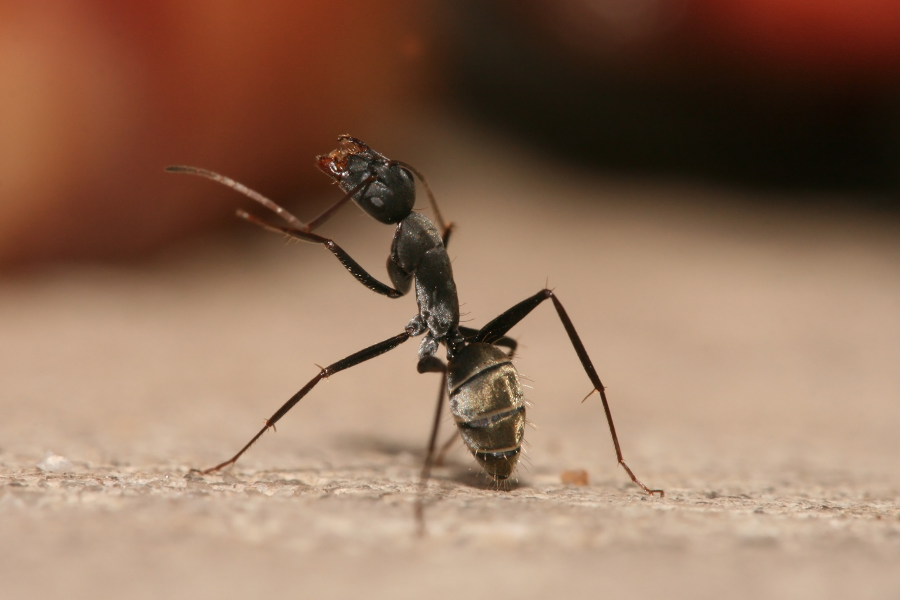
#> input picture papers/geometric-kernel-study/test_image.jpg, 1800 x 1200 px (shown at 1/2 size)
$ python demo_fused_stencil.py
#> lines starting #> are read from the running program, lines starting #| are printed output that depends on the picture
"""
Anisotropic oriented-filter edge detection demo.

Implements a simplified version of the fused stencil filter:
  R_k = sum_l alpha_{k,l} * f(X0 + dx_l, Y0 + dy_l)
  k* = argmax_k |R_k|

Uses Gaussian-weighted oriented line kernels at N_s orientations,
applies them via convolution, and picks the strongest response per pixel.
"""

import numpy as np
from PIL import Image
from scipy.ndimage import convolve
import matplotlib
matplotlib.use("Agg")
import matplotlib.pyplot as plt


def build_oriented_kernel(theta, length=15, sigma=2.0):
    """Build a single oriented edge-detection stencil for angle theta.

    The kernel is a Gaussian-weighted first-derivative profile
    perpendicular to the line direction, sampled on a discrete grid.
    """
    half = length // 2
    y, x = np.mgrid[-half:half+1, -half:half+1]

    # Rotate coordinates into the kernel frame
    ct, st = np.cos(theta), np.sin(theta)
    u =  x * ct + y * st   # along the line
    v = -x * st + y * ct   # perpendicular

    # Gaussian envelope along the line direction
    g_along = np.exp(-u**2 / (2 * sigma**2))
    # First derivative of Gaussian across the line (edge profile)
    g_across = -v * np.exp(-v**2 / (2 * (sigma * 0.6)**2))

    kernel = g_along * g_across
    kernel -= kernel.mean()          # zero-DC
    kernel /= np.abs(kernel).sum()   # normalise
    return kernel


def anisotropic_edge_detect(gray, n_orientations=36, length=15, sigma=2.0):
    """Run the oriented filter bank and pick the max-response orientation."""
    thetas = np.linspace(0, np.pi, n_orientations, endpoint=False)
    responses = np.zeros((n_orientations, *gray.shape), dtype=np.float64)

    for k, theta in enumerate(thetas):
        kernel = build_oriented_kernel(theta, length, sigma)
        responses[k] = convolve(gray, kernel, mode="reflect")

    abs_resp = np.abs(responses)
    k_star = np.argmax(abs_resp, axis=0)                  # winning orientation
    magnitude = np.take_along_axis(abs_resp, k_star[None], axis=0)[0]
    angle = thetas[k_star]

    return magnitude, angle, k_star


def main():
    img = Image.open("test_image.jpg").convert("L").resize((640, 427))
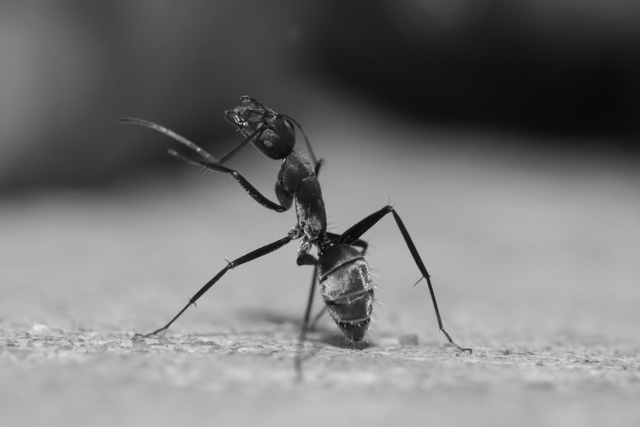
#> img: PIL image 640x427 L; min 8, max 235, mean 120.1
    gray = np.asarray(img, dtype=np.float64) / 255.0

    magnitude, angle, _ = anisotropic_edge_detect(gray, n_orientations=36)
#> in anisotropic_edge_detect, `k_star = np.argmax(abs_resp, axis=0)`:
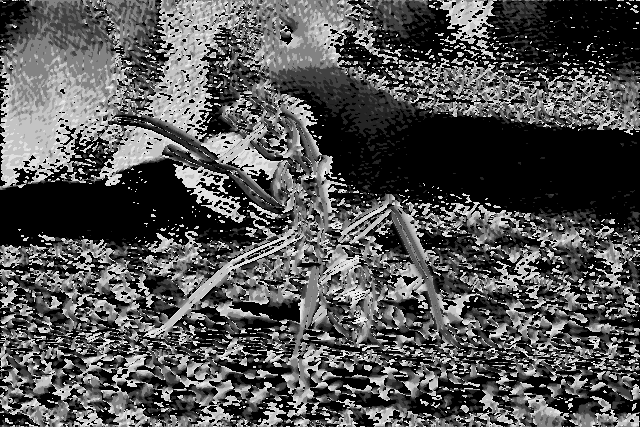
#> k_star: shape (427, 640) int64; min 0, max 35, mean 11.5; drawn with min black and max white
#> in anisotropic_edge_detect, `magnitude = np.take_along_axis(abs_resp, k_star[None], axis=0)[0]`:
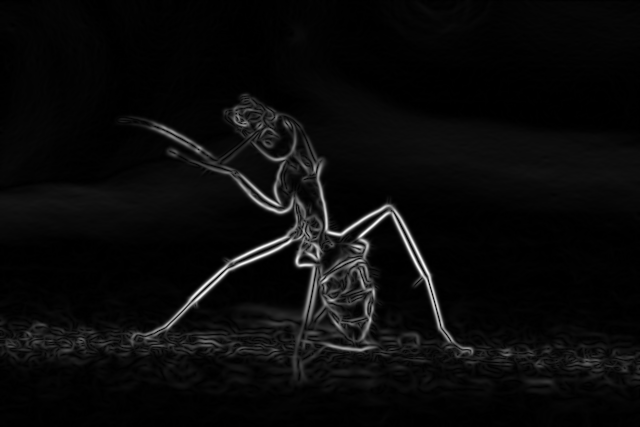
#> magnitude: shape (427, 640) float64; min 5.25e-05, max 0.286, mean 0.0123; drawn with min black and max white

    # Normalise magnitude to [0, 1]
    mag_norm = magnitude / (magnitude.max() + 1e-12)

    # --- Figures -----------------------------------------------------------
    fig, axes = plt.subplots(1, 3, figsize=(14, 4.2))

    axes[0].imshow(gray, cmap="gray")
    axes[0].set_axis_off()
    axes[0].set_title("Input", fontsize=11)

    axes[1].imshow(mag_norm, cmap="gray")
    axes[1].set_axis_off()
    axes[1].set_title("Gradient magnitude  $|R_{k^*}|$", fontsize=11)

    hsv = np.zeros((*gray.shape, 3))
    hsv[..., 0] = angle / np.pi                       # hue = orientation
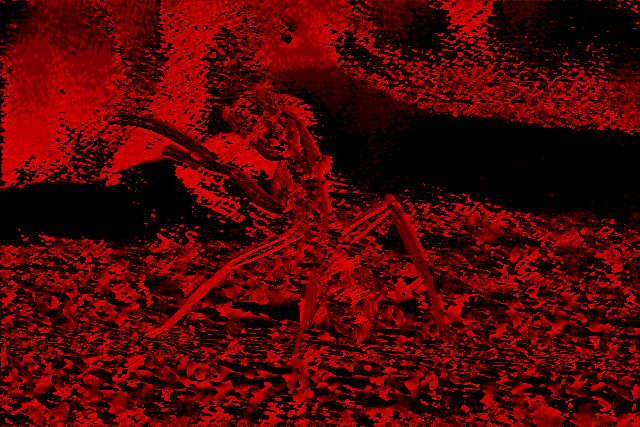
#> hsv: shape (427, 640, 3) float64; mean of channels 0, 1, 2 0.318, 0, 0; drawn as R, G, B
    hsv[..., 1] = 1.0
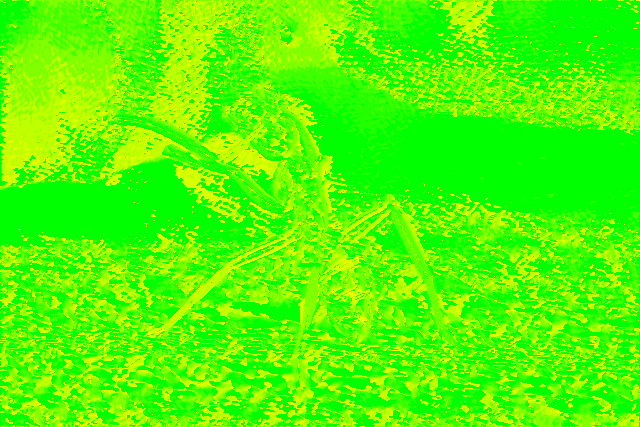
#> hsv: shape (427, 640, 3) float64; mean of channels 0, 1, 2 0.318, 1, 0; drawn as R, G, B
    hsv[..., 2] = mag_norm                             # brightness = strength
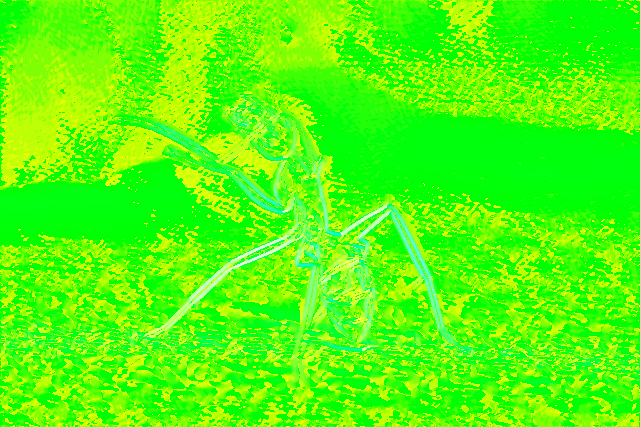
#> hsv: shape (427, 640, 3) float64; mean of channels 0, 1, 2 0.318, 1, 0.0429; drawn as R, G, B
    from matplotlib.colors import hsv_to_rgb
    axes[2].imshow(hsv_to_rgb(hsv))
    axes[2].set_axis_off()
    axes[2].set_title("Edge orientation  $\\theta_{k^*}$", fontsize=11)

    plt.tight_layout()
    plt.savefig("edge_result.png", dpi=200, bbox_inches="tight")
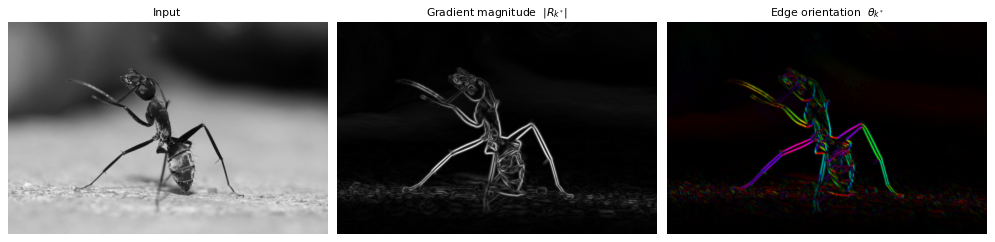
#> figure drawn by matplotlib, 3 panels
    plt.close()

    # Save magnitude as standalone image for Typst inclusion
    mag_img = Image.fromarray((mag_norm * 255).astype(np.uint8), mode="L")
    mag_img.save("edge_magnitude.png")

    # Save input grayscale
    img.save("input_gray.png")

    print("Saved: edge_result.png, edge_magnitude.png, input_gray.png")


if __name__ == "__main__":
    main()
